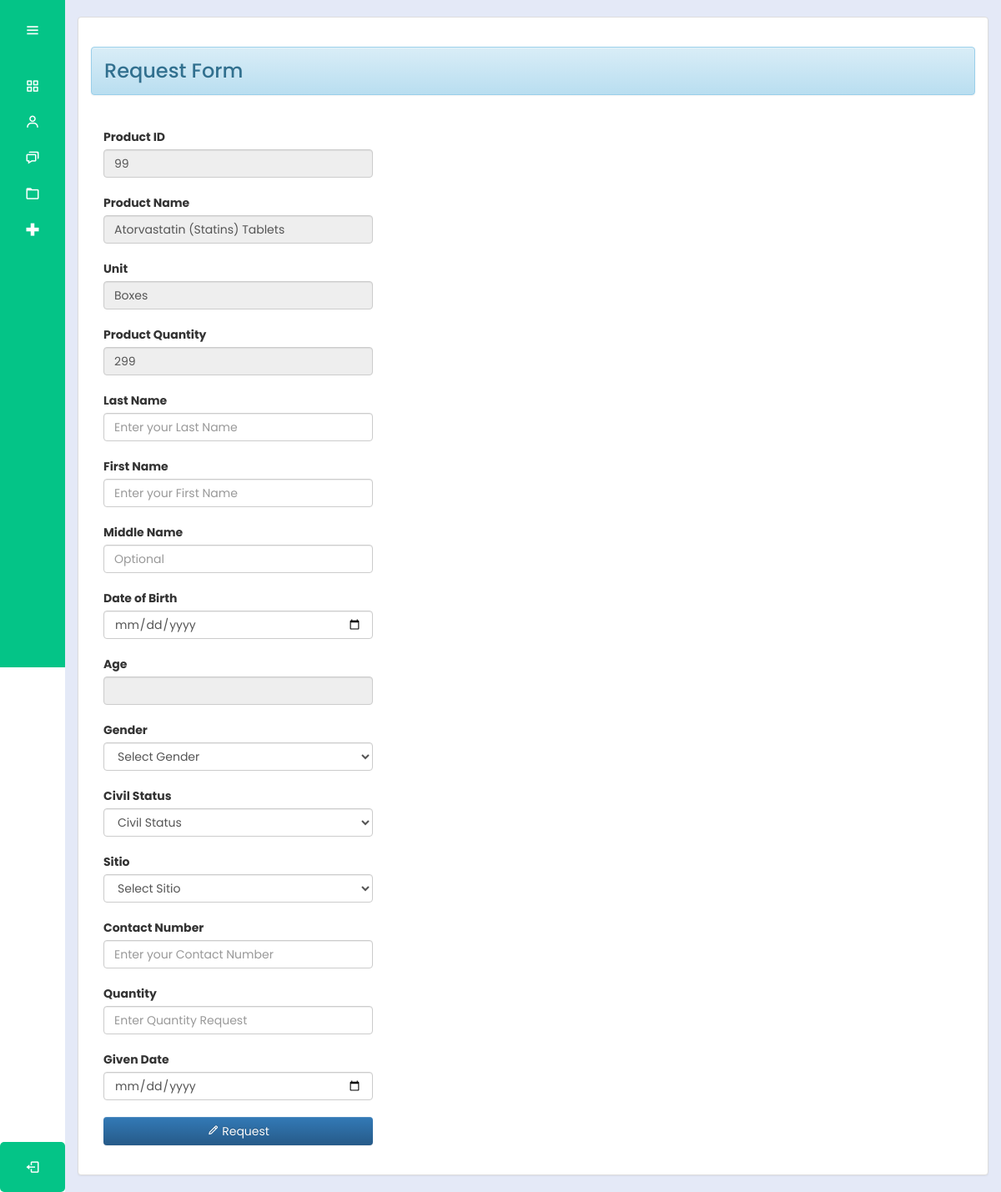
Page /bhw/request.php?productName=Atorvastatin (Statins) Tablets (signed in) on the committed database.
### tables this page shows
CREATE TABLE `medicines` (
  `productId` int(30) NOT NULL,
  `productName` varchar(100) NOT NULL,
  `sponsor` varchar(100) NOT NULL,
  `unit` varchar(100) NOT NULL,
  `batch` varchar(100) NOT NULL,
  `quantity1` int(10) NOT NULL,
  `total` int(10) NOT NULL,
  `expDate` date NOT NULL,
  `status` varchar(100) NOT NULL
);

### bhw/request.php (the view, shortened to what this page needs)
<?php
@include "../connection/connect.php";
if(isset($_SESSION['user_data'])){
?>
<!DOCTYPE html>
<html lang="en">
<head>
    <link rel="stylesheet" type="text/css" href="../css/bootstrap.css" />
    <link rel="stylesheet" type="text/css" href="../css/style.css" />
    <link rel="stylesheet" href="../cssmainmenu/style.css">
    <link href='https://unpkg.com/boxicons@2.1.4/css/boxicons.min.css' rel='stylesheet'>
<link rel="stylesheet" href="https://maxcdn.bootstrapcdn.com/bootstrap/3.3.5/css/bootstrap-theme.min.css">
</head>
<body>
<?php try {
    include_once('side_menu.php');
} catch (Exception $e) {
    echo "Error: " . $e->getMessage();
}
 ?>
    <section class="home-section">
      <br>
        <div class="container-fluid">
            <div class="panel panel-default">
                <div class="panel-body">
                    <h3><div class="alert alert-info">Request Form</div></h3>
                    <br />
                    <div class="col-md-4">
                        <?php
                        $productName = isset($_GET['productName']) ? $_GET['productName'] : '';
                        $query = $mysqli->query("SELECT * FROM `medicines` WHERE productName = '$productName'") or die(mysqli_error());
                        $fetch = $query->fetch_array();
                        ?>
                        <form method="POST" enctype="multipart/form-data">
                            <div class="form-group">
                                <label>Product ID</label>
                                <input type="text" class="form-control" name="productId"
                                    value="<?php echo $fetch['productId']; ?>" readonly />
                            </div>
                            <div class="form-group">
                                <label>Product Name</label>
                                <input type="text" class="form-control" name="productName"
                                    value="<?php echo $fetch['productName']; ?>" readonly />
                            </div>
                            <div class="form-group">
                                <label>Unit</label>
                                <input type="text" class="form-control" name="unit"
                                    value="<?php echo $fetch['unit']; ?>" readonly />
                            </div>
                            <div class="form-group">
                                <label>Product Quantity</label>
                                <input type="text" class="form-control" name="total"
                                    value="<?php echo $fetch['total']; ?>" readonly />
                            </div>
                            <div class="form-group" required="required">
                                <label>Last Name</label>
                                <input type="text" class="form-control" name="lastName" id="lastName"  placeholder="Enter your Last Name" required  />
                            </div>
                            <div class="form-group" required="required">
                                <label>First Name</label>
                                <input type="text" class="form-control" name="firstName" id ="firstName" placeholder="Enter your First Name" required  />
                            </div>
                            <div class="form-group" >
                                <label>Middle Name</label>
                                <input type="text" class="form-control" name="middleName" id ="middleName" placeholder="Optional"/>
                            </div>
                            <div class="form-group" required="required">
                                <label>Date of Birth</label>
                                <input type="date" class="form-control" name="dateBirth" id="dateOfBirth" required/>
                            </div>
                            <div class="form-group" required="required">
                                <label>Age</label>
                                <input type="text" class="form-control" name="age" id ="age" required readonly/>
                            </div>
                            <div class="form-group" required="required">
                                <label>Gender</label>
                                <select class="form-control" required="required" name="sex" id="usertypeSelect">
                                <option value="" disabled selected>Select Gender</option>
                            </select>
                            </div>
                            <div class="form-group">
                            <label>Civil Status</label>
                                <select class="form-control" required="required" name="civilStatus" >
                                  <option value="" disabled selected>Civil Status</option>
                                </select>
                            </div>
                            <div class="form-group">
                                <label>Sitio</label>
                                <select class="form-control" required="required" name="address" required>
                                    <option value="" disabled selected>Select Sitio</option>
                                </select>
                            </div>
                            <div class="form-group" required="required" >
                                <label>Contact Number</label>
                                <input type="number" class="form-control" name="contactNumber" id="contactNumber" placeholder="Enter your Contact Number"  required />
                            </div>
                            <div class="form-group" required="required" required>
                                <label>Quantity</label>
                                <input type="number"  min="0" max="999999999" class="form-control"
                                    name="quantity_req" id="quantityInput" placeholder ="Enter Quantity Request" required />
                            </div>
                            <div class="form-group" required="required" required>
                                <label>Given Date</label>
                                <input type="date" class="form-control" name="givenDate" id="givenDate" required />
                            </div>
                            <div class="form-group">
                                <button name="add_rec" class="btn btn-primary profile-button form-control"><i
                                        class="bx bx-pencil"></i> Request</button>
                            </div>
						</form>
                    </div>
                </div>
            </div>
        </div>
    </section>
</body>
</html>
<?php
}
else{
	header("Location:.././index.php?error=UnAuthorized Access");
}

### css/style.css (style rules this page uses)
.profile-button { background: #04c487; border: none; color: #fff; }
input, select { width: 100%; padding: 5px; margin-bottom: 10px; }
body { font-family: Arial, sans-serif; }
.form-group { margin-bottom: 20px; }

### cssmainmenu/style.css (style rules this page uses)
:root { --color-default: #04c487; --color-second:#04c487; --color-white:#fff; --color-body:#e4e9f7; --color-light:#e0e0e0; }
* { padding: 0%; margin: 0%; box-sizing: border-box; font-family: 'Poppins', sans-serif; }
body { min-height: 100vh; }
.home-section { position: relative; background-color: var(--color-body); min-height: 100vh; top:0; left:78px; width: calc(100% - 78px); transition: all .5s ease; z-index: 2; }

### rows in the picture
medicines: productId "99", productName "Atorvastatin (Statins) Tablets", unit "Boxes", total "299"
